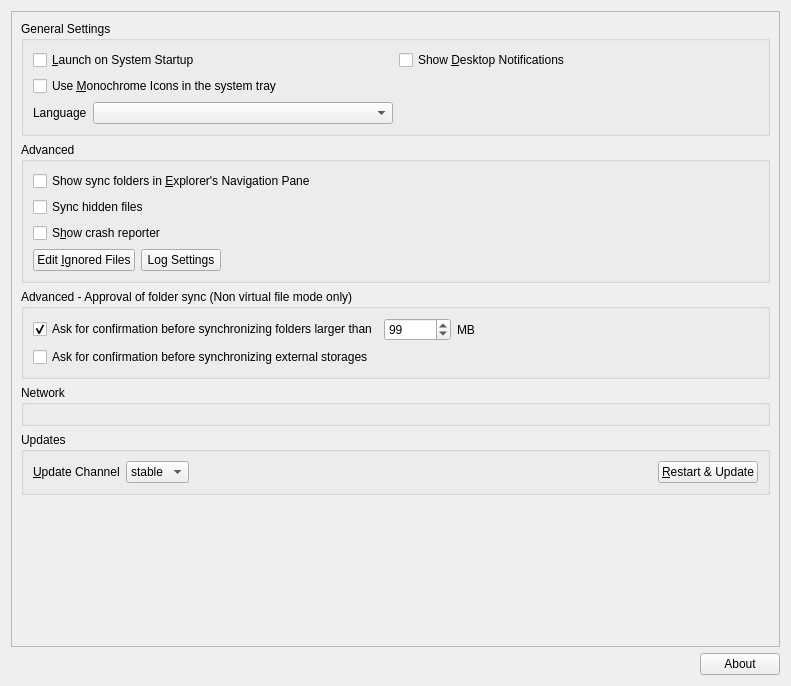
<?xml version="1.0" encoding="UTF-8"?>
<ui version="4.0">
 <class>OCC::GeneralSettings</class>
 <widget class="QWidget" name="OCC::GeneralSettings">
  <property name="geometry">
   <rect>
    <x>0</x>
    <y>0</y>
    <width>791</width>
    <height>686</height>
   </rect>
  </property>
  <property name="windowTitle">
   <string>Form</string>
  </property>
  <layout class="QVBoxLayout" name="verticalLayout_3">
   <item>
    <widget class="QScrollArea" name="scrollArea">
     <property name="widgetResizable">
      <bool>true</bool>
     </property>
     <widget class="QWidget" name="scrollAreaWidgetContents_2">
      <property name="geometry">
       <rect>
        <x>0</x>
        <y>0</y>
        <width>771</width>
        <height>637</height>
       </rect>
      </property>
      <layout class="QVBoxLayout" name="verticalLayout_5">
       <item>
        <widget class="QGroupBox" name="generalGroupBox">
         <property name="title">
          <string>General Settings</string>
         </property>
         <layout class="QGridLayout" name="gridLayout_2">
          <item row="1" column="0">
           <widget class="QCheckBox" name="monoIconsCheckBox">
            <property name="text">
             <string>Use &amp;Monochrome Icons in the system tray</string>
            </property>
           </widget>
          </item>
          <item row="0" column="1">
           <widget class="QCheckBox" name="desktopNotificationsCheckBox">
            <property name="text">
             <string>Show &amp;Desktop Notifications</string>
            </property>
           </widget>
          </item>
          <item row="0" column="0">
           <widget class="QCheckBox" name="autostartCheckBox">
            <property name="text">
             <string>&amp;Launch on System Startup</string>
            </property>
           </widget>
          </item>
          <item row="2" column="0">
           <layout class="QHBoxLayout" name="horizontalLayout_6">
            <item>
             <widget class="QLabel" name="languageLabel">
              <property name="sizePolicy">
               <sizepolicy hsizetype="Maximum" vsizetype="Preferred">
                <horstretch>0</horstretch>
                <verstretch>0</verstretch>
               </sizepolicy>
              </property>
              <property name="locale">
               <locale language="English" country="UnitedStates"/>
              </property>
              <property name="text">
               <string>Language</string>
              </property>
             </widget>
            </item>
            <item>
             <widget class="QComboBox" name="languageDropdown">
              <property name="sizePolicy">
               <sizepolicy hsizetype="Minimum" vsizetype="Fixed">
                <horstretch>0</horstretch>
                <verstretch>0</verstretch>
               </sizepolicy>
              </property>
              <property name="currentText">
               <string/>
              </property>
             </widget>
            </item>
           </layout>
          </item>
         </layout>
        </widget>
       </item>
       <item>
        <widget class="QGroupBox" name="advancedGroupBox">
         <property name="title">
          <string>Advanced</string>
         </property>
         <layout class="QHBoxLayout" name="horizontalLayout_5">
          <item>
           <layout class="QVBoxLayout" name="verticalLayout_6">
            <item>
             <widget class="QCheckBox" name="showInExplorerNavigationPaneCheckBox">
              <property name="text">
               <string>Show sync folders in &amp;Explorer's Navigation Pane</string>
              </property>
             </widget>
            </item>
            <item>
             <widget class="QCheckBox" name="syncHiddenFilesCheckBox">
              <property name="text">
               <string>Sync hidden files</string>
              </property>
             </widget>
            </item>
            <item>
             <widget class="QCheckBox" name="crashreporterCheckBox">
              <property name="sizePolicy">
               <sizepolicy hsizetype="MinimumExpanding" vsizetype="Fixed">
                <horstretch>0</horstretch>
                <verstretch>0</verstretch>
               </sizepolicy>
              </property>
              <property name="text">
               <string>S&amp;how crash reporter</string>
              </property>
             </widget>
            </item>
            <item>
             <layout class="QHBoxLayout" name="horizontalLayout_4">
              <item>
               <widget class="QPushButton" name="ignoredFilesButton">
                <property name="text">
                 <string>Edit &amp;Ignored Files</string>
                </property>
               </widget>
              </item>
              <item>
               <widget class="QPushButton" name="logSettingsButton">
                <property name="text">
                 <string>Log Settings</string>
                </property>
               </widget>
              </item>
              <item>
               <spacer name="spacer_3">
                <property name="orientation">
                 <enum>Qt::Horizontal</enum>
                </property>
                <property name="sizeHint" stdset="0">
                 <size>
                  <width>555</width>
                  <height>20</height>
                 </size>
                </property>
               </spacer>
              </item>
             </layout>
            </item>
           </layout>
          </item>
         </layout>
        </widget>
       </item>
       <item>
        <widget class="QGroupBox" name="groupBox_non_vfs">
         <property name="title">
          <string>Advanced - Approval of folder sync (Non virtual file mode only)</string>
         </property>
         <layout class="QVBoxLayout" name="verticalLayout">
          <item>
           <layout class="QHBoxLayout" name="horizontalLayout_3">
            <item>
             <widget class="QCheckBox" name="newFolderLimitCheckBox">
              <property name="text">
               <string>Ask for confirmation before synchronizing folders larger than</string>
              </property>
              <property name="checked">
               <bool>true</bool>
              </property>
             </widget>
            </item>
            <item>
             <widget class="QSpinBox" name="newFolderLimitSpinBox">
              <property name="maximum">
               <number>999999</number>
              </property>
              <property name="value">
               <number>99</number>
              </property>
             </widget>
            </item>
            <item>
             <widget class="QLabel" name="label">
              <property name="text">
               <string extracomment="Trailing part of &quot;Ask confirmation before syncing folder larger than&quot; ">MB</string>
              </property>
             </widget>
            </item>
            <item>
             <spacer name="horizontalSpacer_3">
              <property name="orientation">
               <enum>Qt::Horizontal</enum>
              </property>
              <property name="sizeHint" stdset="0">
               <size>
                <width>40</width>
                <height>20</height>
               </size>
              </property>
             </spacer>
            </item>
           </layout>
          </item>
          <item>
           <widget class="QCheckBox" name="newExternalStorage">
            <property name="text">
             <string>Ask for confirmation before synchronizing external storages</string>
            </property>
           </widget>
          </item>
         </layout>
        </widget>
       </item>
       <item>
        <widget class="QGroupBox" name="groupBox">
         <property name="title">
          <string>Network</string>
         </property>
         <layout class="QVBoxLayout" name="verticalLayout_4">
          <item>
           <widget class="NetworkSettings" name="widget" native="true"/>
          </item>
         </layout>
        </widget>
       </item>
       <item>
        <widget class="QGroupBox" name="updaterWidget">
         <property name="title">
          <string>Updates</string>
         </property>
         <layout class="QHBoxLayout" name="horizontalLayout">
          <item>
           <widget class="QLabel" name="updateChannelLabel">
            <property name="sizePolicy">
             <sizepolicy hsizetype="Maximum" vsizetype="Preferred">
              <horstretch>0</horstretch>
              <verstretch>0</verstretch>
             </sizepolicy>
            </property>
            <property name="text">
             <string>&amp;Update Channel</string>
            </property>
            <property name="buddy">
             <cstring>updateChannel</cstring>
            </property>
           </widget>
          </item>
          <item>
           <widget class="QComboBox" name="updateChannel">
            <property name="sizePolicy">
             <sizepolicy hsizetype="Maximum" vsizetype="Fixed">
              <horstretch>0</horstretch>
              <verstretch>0</verstretch>
             </sizepolicy>
            </property>
            <item>
             <property name="text">
              <string>stable</string>
             </property>
            </item>
            <item>
             <property name="text">
              <string>beta</string>
             </property>
            </item>
           </widget>
          </item>
          <item>
           <widget class="QLabel" name="updateStateLabel">
            <property name="text">
             <string/>
            </property>
            <property name="wordWrap">
             <bool>true</bool>
            </property>
            <property name="openExternalLinks">
             <bool>true</bool>
            </property>
           </widget>
          </item>
          <item>
           <widget class="QPushButton" name="restartButton">
            <property name="sizePolicy">
             <sizepolicy hsizetype="Maximum" vsizetype="Fixed">
              <horstretch>0</horstretch>
              <verstretch>0</verstretch>
             </sizepolicy>
            </property>
            <property name="text">
             <string>&amp;Restart &amp;&amp; Update</string>
            </property>
           </widget>
          </item>
         </layout>
        </widget>
       </item>
       <item>
        <spacer name="verticalSpacer">
         <property name="orientation">
          <enum>Qt::Vertical</enum>
         </property>
         <property name="sizeHint" stdset="0">
          <size>
           <width>20</width>
           <height>40</height>
          </size>
         </property>
        </spacer>
       </item>
      </layout>
     </widget>
    </widget>
   </item>
   <item>
    <widget class="QWidget" name="versionInfoWidget" native="true">
     <layout class="QHBoxLayout" name="horizontalLayout_2">
      <property name="leftMargin">
       <number>0</number>
      </property>
      <property name="topMargin">
       <number>0</number>
      </property>
      <property name="rightMargin">
       <number>0</number>
      </property>
      <property name="bottomMargin">
       <number>0</number>
      </property>
      <item>
       <spacer name="spacer">
        <property name="orientation">
         <enum>Qt::Horizontal</enum>
        </property>
        <property name="sizeHint" stdset="0">
         <size>
          <width>40</width>
          <height>20</height>
         </size>
        </property>
       </spacer>
      </item>
      <item>
       <widget class="QLabel" name="copyrightLabel">
        <property name="cursor">
         <cursorShape>ArrowCursor</cursorShape>
        </property>
        <property name="textInteractionFlags">
         <set>Qt::LinksAccessibleByMouse|Qt::TextSelectableByMouse</set>
        </property>
       </widget>
      </item>
      <item>
       <widget class="QPushButton" name="about_pushButton">
        <property name="text">
         <string>About</string>
        </property>
       </widget>
      </item>
     </layout>
    </widget>
   </item>
  </layout>
 </widget>
 <customwidgets>
  <customwidget>
   <class>NetworkSettings</class>
   <extends>QWidget</extends>
   <header>networksettings.h</header>
   <container>1</container>
  </customwidget>
 </customwidgets>
 <tabstops>
  <tabstop>autostartCheckBox</tabstop>
  <tabstop>desktopNotificationsCheckBox</tabstop>
  <tabstop>monoIconsCheckBox</tabstop>
  <tabstop>showInExplorerNavigationPaneCheckBox</tabstop>
  <tabstop>syncHiddenFilesCheckBox</tabstop>
  <tabstop>crashreporterCheckBox</tabstop>
  <tabstop>ignoredFilesButton</tabstop>
  <tabstop>logSettingsButton</tabstop>
  <tabstop>newFolderLimitCheckBox</tabstop>
  <tabstop>newFolderLimitSpinBox</tabstop>
  <tabstop>newExternalStorage</tabstop>
  <tabstop>updateChannel</tabstop>
  <tabstop>restartButton</tabstop>
  <tabstop>scrollArea</tabstop>
 </tabstops>
 <resources/>
 <connections>
  <connection>
   <sender>newFolderLimitCheckBox</sender>
   <signal>toggled(bool)</signal>
   <receiver>newFolderLimitSpinBox</receiver>
   <slot>setEnabled(bool)</slot>
   <hints>
    <hint type="sourcelabel">
     <x>245</x>
     <y>139</y>
    </hint>
    <hint type="destinationlabel">
     <x>412</x>
     <y>141</y>
    </hint>
   </hints>
  </connection>
 </connections>
</ui>
